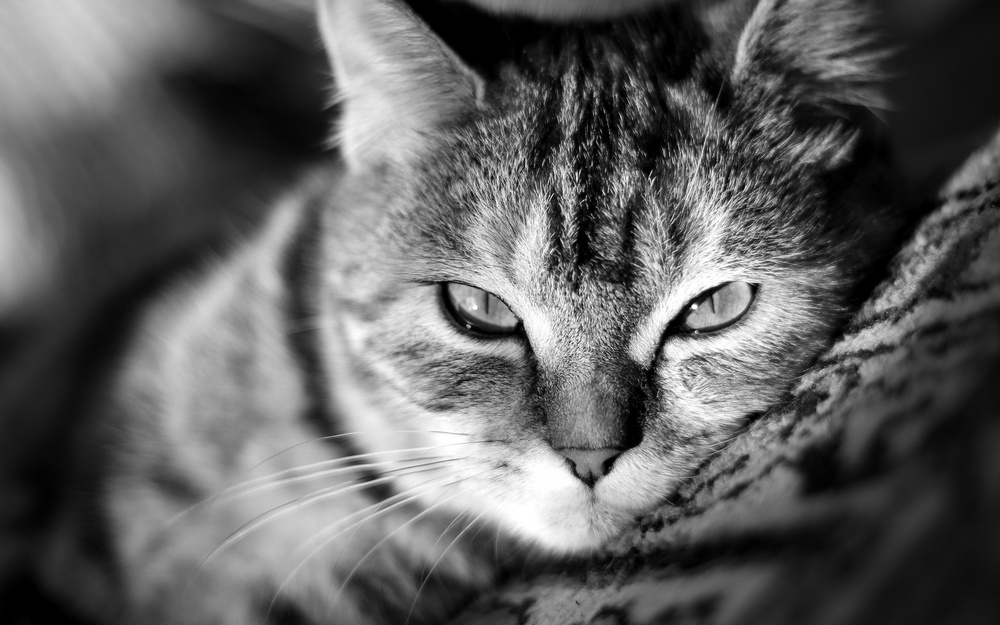
#> input picture ser.jpg, 1000 x 625 px, shrunk from 2560 x 1600 before the run
$ python Floyd_Stenberg.py
#> lines starting #> are read from the running program, lines starting #| are printed output that depends on the picture; after the words box and inside, x2 and y2 are one past the last pixel; in counts of white or black regions, pixels touching at a corner belong together
import cv2
import numpy as np
import matplotlib.pyplot as plt

img = cv2.imread('ser.jpg')
#> img is the input picture: shape (625, 1000, 3); min 0, max 255, mean 94.9
pixels = img.copy()
x, y, c = pixels.shape
#> x = 625; y = 1000; c = 3

pixels = cv2.cvtColor(pixels, cv2.COLOR_RGB2GRAY)
s = 0
for j in range(y):
	for i in range(x):
		s = pixels[i, j]
		if 255 - s <= s:
			p = 255 - s
			p = -p
			pixels[i, j] = 255
		else:
			p = s
			pixels[i, j] = 0

		if i != x - 1:
			k = pixels[i + 1, j]
			k = k + ((p * 7) // 16)
			if k > 255:
				k = 255
			elif k < 0:
				k = 0
			pixels[i + 1, j] = k

		if j != y - 1:
			k = pixels[i, j + 1]
			k = k + ((p * 5) // 16)
			if k > 255:
				k = 255
			elif k < 0:
				k = 0
			pixels[i, j + 1] = k

		if j != y - 1 and i != x - 1:
			k = pixels[i + 1, j + 1]
			k = k + (p // 16)
			if k > 255:
				k = 255
			elif k < 0:
				k = 0
			pixels[i + 1, j + 1] = k

		if j != y - 1 and i != 0:
			k = pixels[i - 1, j + 1]
			k = k + ((p * 3) // 16)
			if k > 255:
				k = 255
			elif k < 0:
				k = 0
			pixels[i - 1, j + 1] = k
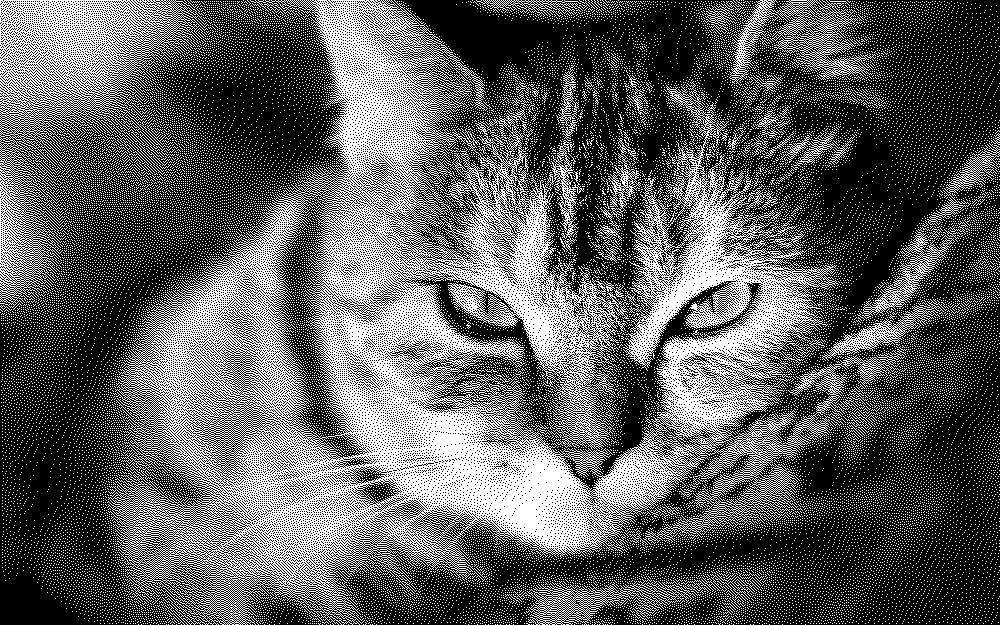
#> pixels: shape (625, 1000); 36.5% white in thin lines or dots
cv2.imshow('Grayscale', pixels)

cv2.waitKey(0)

$ run again, with k1.jpg copied over ser.jpg
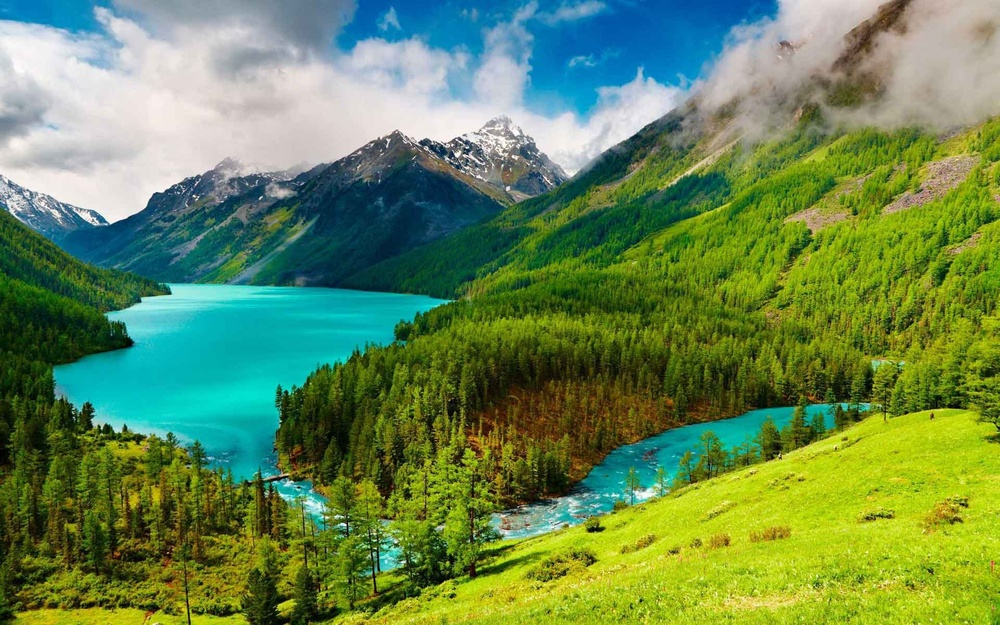
#> input picture k1.jpg, 1000 x 625 px, shrunk from 1920 x 1200 before the run
#> img is the input picture: shape (625, 1000, 3); mean B, G, R 83, 136.4, 103.6
#> `pixels = cv2.cvtColor(pixels, cv2.COLOR_RGB2GRAY)`:
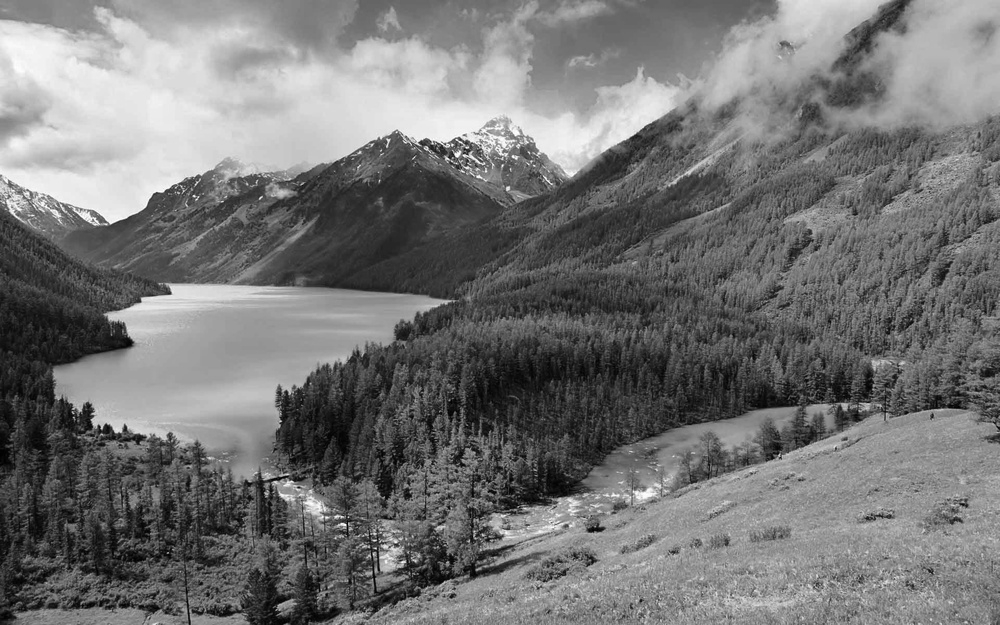
#> pixels: shape (625, 1000); min 0, max 255, mean 116.7
#> after the loop `for j in range(y):`:
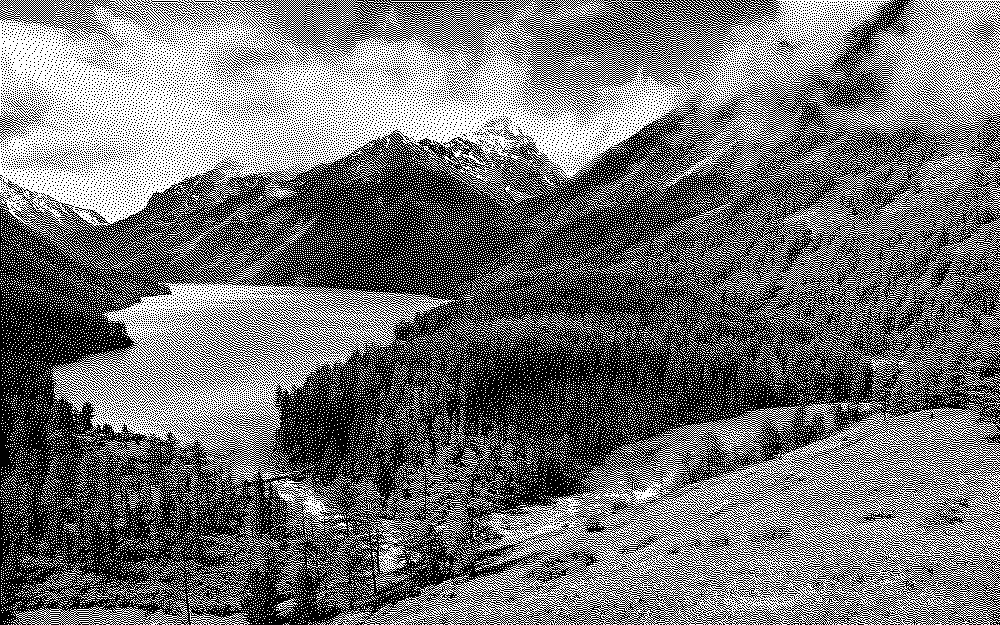
#> pixels: shape (625, 1000); 45.1% white in thin lines or dots

$ run again, with k2.jpg copied over ser.jpg
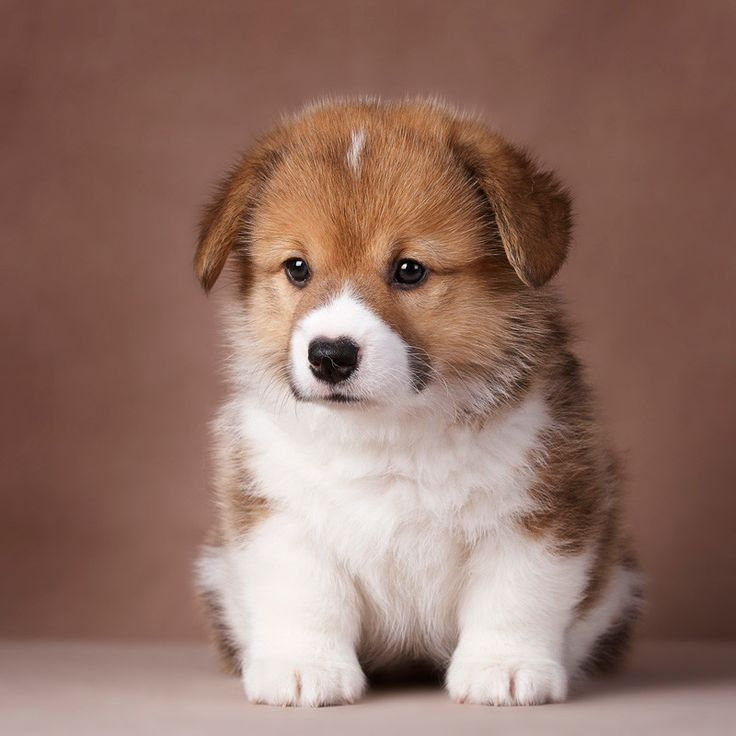
#> input picture k2.jpg, 736 x 736 px
#> img is the input picture: shape (736, 736, 3); mean B, G, R 102.7, 113.8, 145.9
#> `pixels = cv2.cvtColor(pixels, cv2.COLOR_RGB2GRAY)`:
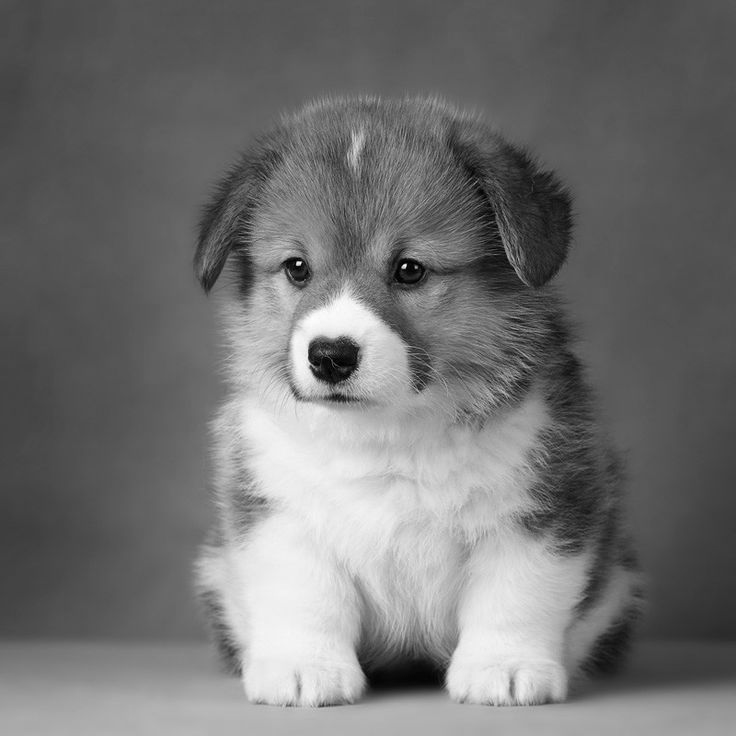
#> pixels: shape (736, 736); min 0, max 254, mean 114.2
#> after the loop `for j in range(y):`:
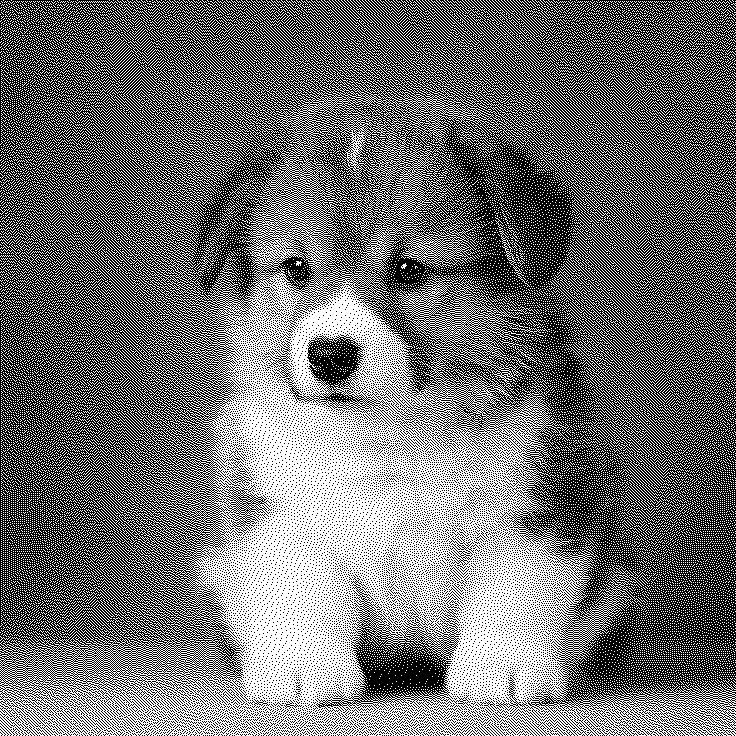
#> pixels: shape (736, 736); 44% white in thin lines or dots

$ run again, with IMG_20210415_230715.png saved as ser.jpg
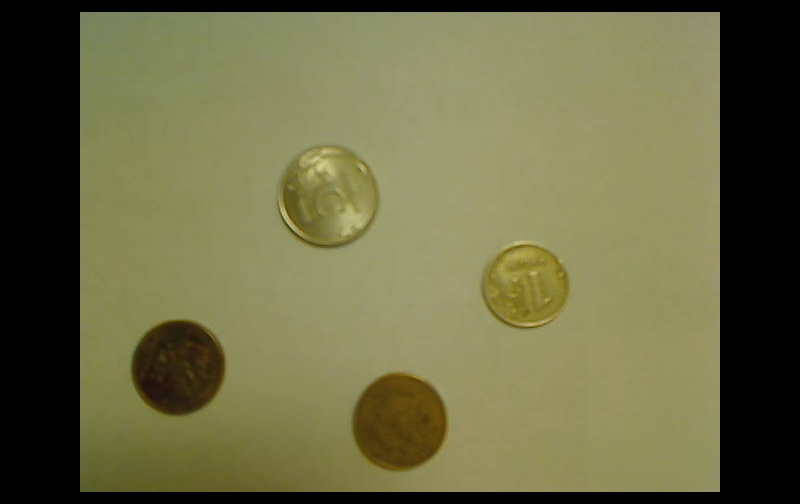
#> input picture IMG_20210415_230715.png, 800 x 504 px
#> img is the input picture: shape (504, 800, 3); mean B, G, R 69.1, 105.8, 107.2
#> `pixels = cv2.cvtColor(pixels, cv2.COLOR_RGB2GRAY)`:
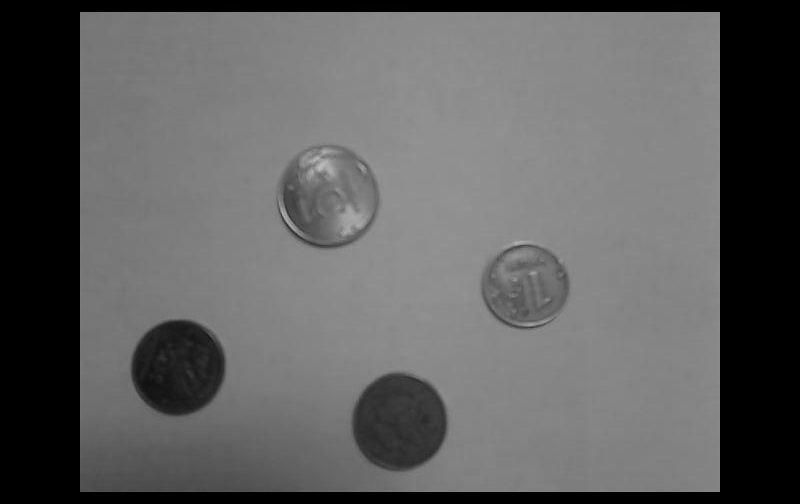
#> pixels: shape (504, 800); min 0, max 191, mean 95
#> after the loop `for j in range(y):`:
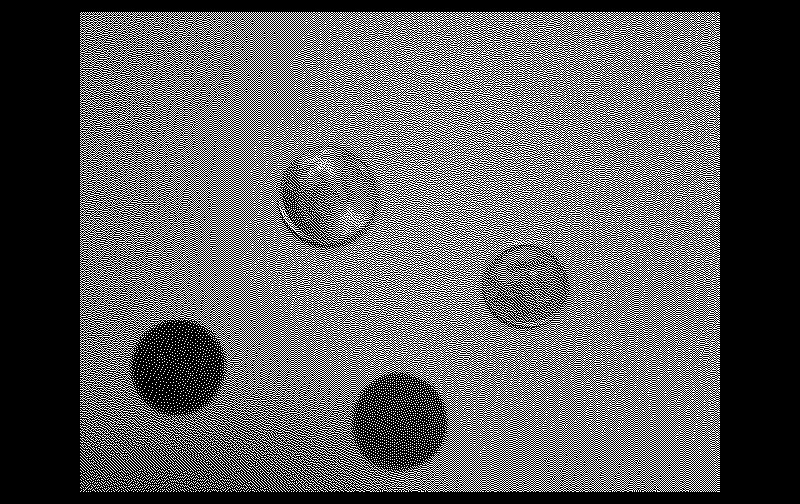
#> pixels: shape (504, 800); 36.7% white in thin lines or dots, all inside (x1, y1, x2, y2) = (80, 12, 720, 492)
